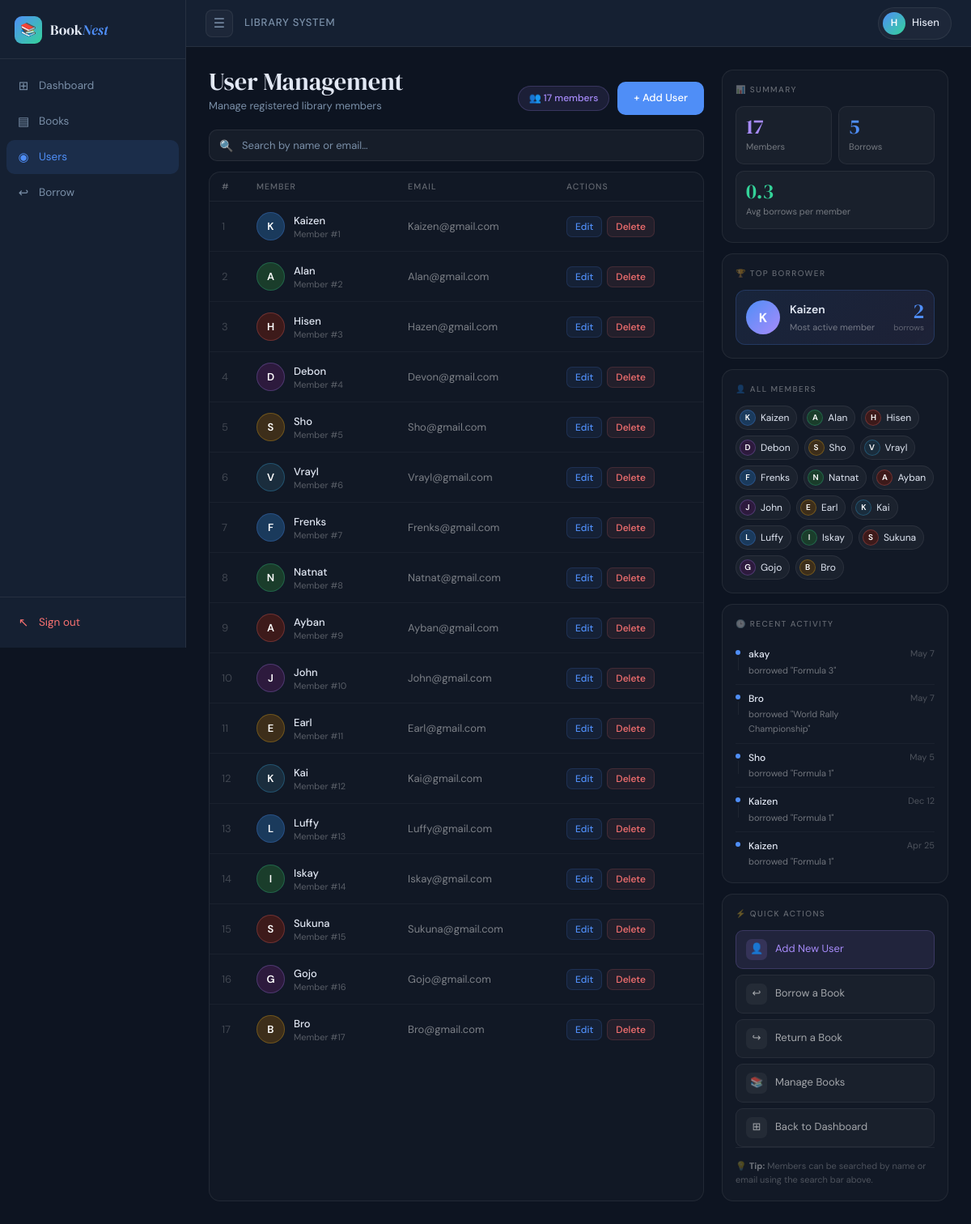
The app's page /users.php (signed in) with its own data.
### tables this page shows
CREATE TABLE `users` (
  `id` int(11) NOT NULL,
  `name` varchar(255) DEFAULT NULL,
  `email` varchar(255) DEFAULT NULL,
  `password` varchar(255) NOT NULL
);

CREATE TABLE `borrow_records` (
  `id` int(11) NOT NULL,
  `user_name` varchar(255) NOT NULL,
  `book_id` int(11) DEFAULT NULL,
  `borrow_date` date DEFAULT NULL,
  `return_date` date DEFAULT NULL,
  `status` enum('Borrowed','Returned') DEFAULT 'Borrowed'
);

CREATE TABLE `books` (
  `id` int(11) NOT NULL,
  `title` varchar(255) NOT NULL,
  `author` varchar(255) NOT NULL,
  `status` enum('Available','Borrowed') DEFAULT 'Available'
);

### users.php (the view, shortened to what this page needs)
<?php
include 'db.php';
include 'header.php';
$totalUsers   = $conn->query("SELECT COUNT(*) as t FROM users")->fetch_assoc()['t'];
$totalBorrows = $conn->query("SELECT COUNT(*) as t FROM borrow_records")->fetch_assoc()['t'];
$topBorrower  = $conn->query("SELECT user_name, COUNT(*) as cnt FROM borrow_records GROUP BY user_name ORDER BY cnt DESC LIMIT 1")->fetch_assoc();
$avgBorrows   = $totalUsers > 0 ? round($totalBorrows/$totalUsers,1) : 0;
?>
<div class="users-shell">
  <div class="users-left">
    <div class="page-head">
      <div><h1>User Management</h1><p>Manage registered library members</p></div>
      <div style="display:flex;align-items:center;gap:10px;">
        <span class="member-badge">👥 <?=$totalUsers?> members</span>
        <a href="add_user.php" class="btn-primary" style="padding:10px 20px;">+ Add User</a>
      </div>
    </div>
    <div class="search-wrap">
      <span class="search-icon">🔍</span>
      <input type="text" id="userSearch" placeholder="Search by name or email…">
    </div>
    <div class="users-table-wrap">
      <table id="userTable">
        <thead><tr><th>#</th><th>Member</th><th>Email</th><th>Actions</th></tr></thead>
        <tbody>
          <?php
          $bgC=['#1a3a5c','#1a3d2b','#3d1a1a','#2d1a3d','#3d2e1a','#1a2d3d'];
          $acC=['#4f8ef7','#34d399','#f87171','#a78bfa','#fbbf24','#38bdf8'];
          $res=$conn->query("SELECT * FROM users");
          $idx=0;
          while($user=$res->fetch_assoc()):
            $bg=$bgC[$idx%count($bgC)]; $ac=$acC[$idx%count($acC)];
            $ini=strtoupper(substr($user['name'],0,1)); $idx++;
          ?>
          <tr>
            <td style="color:rgba(255,255,255,0.2);width:34px"><?=$idx?></td>
            <td><div class="user-cell"><div class="user-av" style="background:<?=$bg?>;border:1.5px solid <?=$ac?>44"><?=$ini?></div><div><div class="user-name-text"><?=htmlspecialchars($user['name'])?></div><div class="user-id-text">Member #<?=$idx?></div></div></div></td>
            <td style="color:rgba(255,255,255,0.45)"><?=htmlspecialchars($user['email'])?></td>
            <td><div class="row-actions"><a href="edit_user.php?id=<?=$user['id']?>" class="row-btn edit">Edit</a><a href="users.php?delete=<?=$user['id']?>" class="row-btn del" onclick="return confirm('Delete this user?')">Delete</a></div></td>
          </tr>
          <?php endwhile; ?>
        </tbody>
      </table>
    </div>
  </div>
  <div class="users-right">
    <div class="panel">
      <div class="panel-label">📊 Summary</div>
      <div class="sum-grid">
        <div class="sum-stat"><div class="sum-num" style="color:#a78bfa"><?=$totalUsers?></div><div class="sum-label">Members</div></div>
        <div class="sum-stat"><div class="sum-num" style="color:#4f8ef7"><?=$totalBorrows?></div><div class="sum-label">Borrows</div></div>
        <div class="sum-stat" style="grid-column:1/-1"><div class="sum-num" style="color:#34d399"><?=$avgBorrows?></div><div class="sum-label">Avg borrows per member</div></div>
      </div>
    </div>
    <div class="panel">
      <div class="panel-label">🏆 Top Borrower</div>
      <?php if($topBorrower): ?>
      <div class="top-borrower">
        <div class="top-bor-av"><?=strtoupper(substr($topBorrower['user_name'],0,1))?></div>
        <div><div class="top-bor-name"><?=htmlspecialchars($topBorrower['user_name'])?></div><div class="top-bor-sub">Most active member</div></div>
        <div class="top-bor-count"><div class="top-bor-num"><?=$topBorrower['cnt']?></div><div class="top-bor-label">borrows</div></div>
      </div>
      <?php else: ?><div style="font-size:12px;color:rgba(255,255,255,0.3);text-align:center;padding:12px 0">No activity yet</div><?php endif; ?>
    </div>
    <div class="panel">
      <div class="panel-label">👤 All Members</div>
      <div class="avatar-cloud">
        <?php
        $au=$conn->query("SELECT id,name FROM users ORDER BY id"); $i2=0;
        while($u=$au->fetch_assoc()):
          $bg2=$bgC[$i2%count($bgC)]; $ac2=$acC[$i2%count($acC)]; $i2++;
        ?>
        <div class="av-chip"><div class="av-chip-icon" style="background:<?=$bg2?>;border:1px solid <?=$ac2?>44"><?=strtoupper(substr($u['name'],0,1))?></div><?=htmlspecialchars($u['name'])?></div>
        <?php endwhile; ?>
      </div>
    </div>
    <div class="panel">
      <div class="panel-label">🕒 Recent Activity</div>
      <div class="activity-list">
        <?php
        $ra=$conn->query("SELECT br.user_name,b.title,br.borrow_date FROM borrow_records br JOIN books b ON br.book_id=b.id ORDER BY br.id DESC LIMIT 6");
        if($ra&&$ra->num_rows>0){while($a=$ra->fetch_assoc()):?>
        <div class="act-row"><div class="act-dot-wrap"><div class="act-dot"></div><div class="act-line"></div></div><div class="act-info"><div class="act-user"><?=htmlspecialchars($a['user_name'])?></div><div class="act-book">borrowed "<?=htmlspecialchars($a['title'])?>"</div></div><div class="act-date"><?=date('M j',(int)strtotime($a['borrow_date']))?></div></div>
        <?php endwhile;}else{echo '<div style="font-size:12px;color:rgba(255,255,255,0.3);text-align:center;padding:12px 0">No activity yet</div>';}?>
      </div>
    </div>
    <div class="panel filler-panel">
      <div class="panel-label">⚡ Quick Actions</div>
      <div class="qa-list">
        <a href="add_user.php" class="qa-item primary"><div class="qa-icon">👤</div>Add New User</a>
        <a href="borrow.php" class="qa-item"><div class="qa-icon">↩</div>Borrow a Book</a>
        <a href="return.php" class="qa-item"><div class="qa-icon">↪</div>Return a Book</a>
        <a href="books.php" class="qa-item"><div class="qa-icon">📚</div>Manage Books</a>
        <a href="dashboard.php" class="qa-item"><div class="qa-icon">⊞</div>Back to Dashboard</a>
      </div>
      <div style="margin-top:auto;padding-top:14px;border-top:0.5px solid rgba(255,255,255,0.06);">
        <div style="font-size:11px;color:rgba(255,255,255,0.25);line-height:1.6;">
          💡 <strong style="color:rgba(255,255,255,0.4)">Tip:</strong> Members can be searched by name or email using the search bar above.
        </div>
      </div>
    </div>
  </div>
</div>
<?php include 'footer.php'; ?>

### style.css (style rules this page uses)
*, *::before, *::after { box-sizing: border-box; margin: 0; padding: 0; }
a { text-decoration: none; color: inherit; }
table { width: 100%; border-collapse: collapse; }
thead tr { border-bottom: 0.5px solid var(--border); }
th { padding: 11px 16px; text-align: left; font-size: 11px; font-weight: 500; color: var(--text-muted); letter-spacing: 0.09em; text-transform: uppercase; background: transparent; }
td { padding: 13px 16px; font-size: 13.5px; border-bottom: 0.5px solid var(--border-soft); color: var(--text); }
tbody tr:last-child td { border-bottom: none; }
tr:nth-child(even) { background: transparent; }
input[type="text"], input[type="email"], input[type="password"], input[type="date"], input[type="number"], select, textarea { width: 100%; padding: 10px 14px; background: rgba(255, 255, 255, 0.05); border: 0.5px solid var(--border); border-radius: var(--radius); color: var(--text); font-family: var(--sans); font-size: 13.5px; outline: none; transition: border-color 0.15s; -webkit-appearance: none; appearance: none; }
input::placeholder, textarea::placeholder { color: var(--text-muted); }
button, .btn-primary { display: inline-flex; align-items: center; gap: 6px; background: var(--accent); color: white; padding: 9px 18px; border: none; border-radius: var(--radius); cursor: pointer; font-family: var(--sans); font-size: 13px; font-weight: 500; transition: all 0.15s ease; text-decoration: none; white-space: nowrap; }

### records on screen
users: name "K", name "Kaizen", email "Kaizen@gmail.com"
users: name "A", name "Alan", email "Alan@gmail.com"
users: name "H", name "Hisen", email "Hazen@gmail.com"
users: name "D", name "Debon", email "Devon@gmail.com"
users: name "S", name "Sho", email "Sho@gmail.com"
users: name "V", name "Vrayl", email "Vrayl@gmail.com"
users: name "F", name "Frenks", email "Frenks@gmail.com"
users: name "N", name "Natnat", email "Natnat@gmail.com"
users: name "A", name "Ayban", email "Ayban@gmail.com"
users: name "J", name "John", email "John@gmail.com"
users: name "E", name "Earl", email "Earl@gmail.com"
users: name "K", name "Kai", email "Kai@gmail.com"
users: name "L", name "Luffy", email "Luffy@gmail.com"
users: name "I", name "Iskay", email "Iskay@gmail.com"
users: name "S", name "Sukuna", email "Sukuna@gmail.com"
users: name "G", name "Gojo", email "Gojo@gmail.com"
users: name "B", name "Bro", email "Bro@gmail.com"
borrow_records: user_name "akay", book.title "Formula 3", borrow_date "May 7"
borrow_records: user_name "Bro", book.title "World Rally Championship", borrow_date "May 7"
borrow_records: user_name "Sho", book.title "Formula 1", borrow_date "May 5"
borrow_records: user_name "Kaizen", book.title "Formula 1", borrow_date "Dec 12"
borrow_records: user_name "Kaizen", book.title "Formula 1", borrow_date "Apr 25"

### other values on screen
$initial "H"
$name "Hisen"
$totalUsers "17"
$totalBorrows "5"
$avgBorrows "0.3"
substr($topBorrower['user_name'],0,1) "K"
$topBorrower['user_name'] "Kaizen"
$topBorrower['cnt'] "2"
